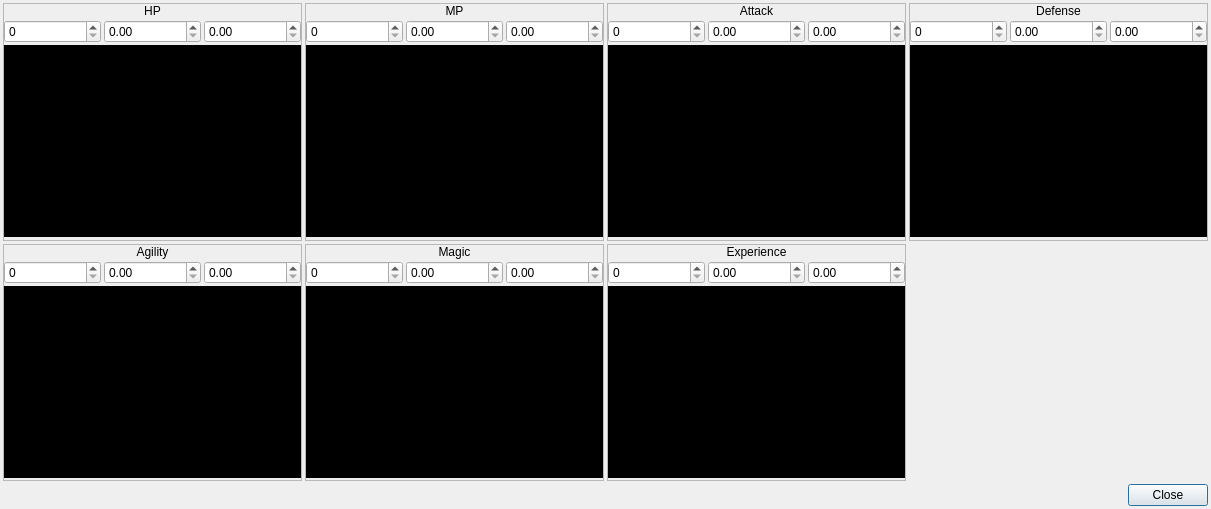
<?xml version="1.0" encoding="UTF-8"?>
<ui version="4.0">
 <class>StatsEditor</class>
 <widget class="QDialog" name="StatsEditor">
  <property name="geometry">
   <rect>
    <x>0</x>
    <y>0</y>
    <width>1211</width>
    <height>509</height>
   </rect>
  </property>
  <property name="windowTitle">
   <string>Stats Editor</string>
  </property>
  <property name="styleSheet">
   <string notr="true">.QFrame
{
	border: 1px solid palette(text);
}

.QFrame&gt;QLabel
{
	background-color: palette(text);
	color: palette(window);
}</string>
  </property>
  <layout class="QGridLayout" name="gridLayout">
   <property name="leftMargin">
    <number>3</number>
   </property>
   <property name="topMargin">
    <number>3</number>
   </property>
   <property name="rightMargin">
    <number>3</number>
   </property>
   <property name="bottomMargin">
    <number>3</number>
   </property>
   <property name="spacing">
    <number>3</number>
   </property>
   <item row="0" column="0">
    <widget class="QFrame" name="frame">
     <property name="frameShape">
      <enum>QFrame::StyledPanel</enum>
     </property>
     <property name="frameShadow">
      <enum>QFrame::Raised</enum>
     </property>
     <layout class="QVBoxLayout" name="verticalLayout">
      <property name="spacing">
       <number>0</number>
      </property>
      <property name="leftMargin">
       <number>0</number>
      </property>
      <property name="topMargin">
       <number>0</number>
      </property>
      <property name="rightMargin">
       <number>0</number>
      </property>
      <property name="bottomMargin">
       <number>0</number>
      </property>
      <item>
       <widget class="QLabel" name="label">
        <property name="sizePolicy">
         <sizepolicy hsizetype="Preferred" vsizetype="Fixed">
          <horstretch>0</horstretch>
          <verstretch>0</verstretch>
         </sizepolicy>
        </property>
        <property name="text">
         <string>HP</string>
        </property>
        <property name="alignment">
         <set>Qt::AlignCenter</set>
        </property>
       </widget>
      </item>
      <item>
       <widget class="QWidget" name="widget" native="true">
        <layout class="QVBoxLayout" name="verticalLayout_2">
         <property name="spacing">
          <number>0</number>
         </property>
         <property name="leftMargin">
          <number>0</number>
         </property>
         <property name="topMargin">
          <number>0</number>
         </property>
         <property name="rightMargin">
          <number>0</number>
         </property>
         <property name="bottomMargin">
          <number>0</number>
         </property>
         <item>
          <widget class="QWidget" name="widget_2" native="true">
           <property name="sizePolicy">
            <sizepolicy hsizetype="Preferred" vsizetype="Fixed">
             <horstretch>0</horstretch>
             <verstretch>0</verstretch>
            </sizepolicy>
           </property>
           <layout class="QHBoxLayout" name="horizontalLayout">
            <property name="spacing">
             <number>3</number>
            </property>
            <property name="leftMargin">
             <number>0</number>
            </property>
            <property name="topMargin">
             <number>0</number>
            </property>
            <property name="rightMargin">
             <number>0</number>
            </property>
            <property name="bottomMargin">
             <number>0</number>
            </property>
            <item>
             <widget class="QSpinBox" name="numHPStart">
              <property name="maximum">
               <number>255</number>
              </property>
             </widget>
            </item>
            <item>
             <widget class="QDoubleSpinBox" name="dblHPBase">
              <property name="maximum">
               <double>9.990000000000000</double>
              </property>
             </widget>
            </item>
            <item>
             <widget class="QDoubleSpinBox" name="dblHPExp">
              <property name="maximum">
               <double>9.990000000000000</double>
              </property>
             </widget>
            </item>
           </layout>
          </widget>
         </item>
         <item>
          <widget class="ImageView" name="imgHP">
           <property name="minimumSize">
            <size>
             <width>297</width>
             <height>192</height>
            </size>
           </property>
           <property name="maximumSize">
            <size>
             <width>297</width>
             <height>192</height>
            </size>
           </property>
           <property name="styleSheet">
            <string notr="true">background: black;</string>
           </property>
           <property name="text">
            <string/>
           </property>
          </widget>
         </item>
        </layout>
       </widget>
      </item>
     </layout>
    </widget>
   </item>
   <item row="0" column="1">
    <widget class="QFrame" name="frame_2">
     <property name="frameShape">
      <enum>QFrame::StyledPanel</enum>
     </property>
     <property name="frameShadow">
      <enum>QFrame::Raised</enum>
     </property>
     <layout class="QVBoxLayout" name="verticalLayout_3">
      <property name="spacing">
       <number>0</number>
      </property>
      <property name="leftMargin">
       <number>0</number>
      </property>
      <property name="topMargin">
       <number>0</number>
      </property>
      <property name="rightMargin">
       <number>0</number>
      </property>
      <property name="bottomMargin">
       <number>0</number>
      </property>
      <item>
       <widget class="QLabel" name="label_3">
        <property name="sizePolicy">
         <sizepolicy hsizetype="Preferred" vsizetype="Fixed">
          <horstretch>0</horstretch>
          <verstretch>0</verstretch>
         </sizepolicy>
        </property>
        <property name="text">
         <string>MP</string>
        </property>
        <property name="alignment">
         <set>Qt::AlignCenter</set>
        </property>
       </widget>
      </item>
      <item>
       <widget class="QWidget" name="widget_3" native="true">
        <layout class="QVBoxLayout" name="verticalLayout_4">
         <property name="spacing">
          <number>0</number>
         </property>
         <property name="leftMargin">
          <number>0</number>
         </property>
         <property name="topMargin">
          <number>0</number>
         </property>
         <property name="rightMargin">
          <number>0</number>
         </property>
         <property name="bottomMargin">
          <number>0</number>
         </property>
         <item>
          <widget class="QWidget" name="widget_4" native="true">
           <property name="sizePolicy">
            <sizepolicy hsizetype="Preferred" vsizetype="Fixed">
             <horstretch>0</horstretch>
             <verstretch>0</verstretch>
            </sizepolicy>
           </property>
           <layout class="QHBoxLayout" name="horizontalLayout_2">
            <property name="spacing">
             <number>3</number>
            </property>
            <property name="leftMargin">
             <number>0</number>
            </property>
            <property name="topMargin">
             <number>0</number>
            </property>
            <property name="rightMargin">
             <number>0</number>
            </property>
            <property name="bottomMargin">
             <number>0</number>
            </property>
            <item>
             <widget class="QSpinBox" name="numMPStart">
              <property name="maximum">
               <number>255</number>
              </property>
             </widget>
            </item>
            <item>
             <widget class="QDoubleSpinBox" name="dblMPBase">
              <property name="maximum">
               <double>9.990000000000000</double>
              </property>
             </widget>
            </item>
            <item>
             <widget class="QDoubleSpinBox" name="dblMPExp">
              <property name="maximum">
               <double>9.990000000000000</double>
              </property>
             </widget>
            </item>
           </layout>
          </widget>
         </item>
         <item>
          <widget class="ImageView" name="imgMP">
           <property name="minimumSize">
            <size>
             <width>297</width>
             <height>192</height>
            </size>
           </property>
           <property name="maximumSize">
            <size>
             <width>297</width>
             <height>192</height>
            </size>
           </property>
           <property name="styleSheet">
            <string notr="true">background: black;</string>
           </property>
           <property name="text">
            <string/>
           </property>
          </widget>
         </item>
        </layout>
       </widget>
      </item>
     </layout>
    </widget>
   </item>
   <item row="0" column="2">
    <widget class="QFrame" name="frame_3">
     <property name="frameShape">
      <enum>QFrame::StyledPanel</enum>
     </property>
     <property name="frameShadow">
      <enum>QFrame::Raised</enum>
     </property>
     <layout class="QVBoxLayout" name="verticalLayout_5">
      <property name="spacing">
       <number>0</number>
      </property>
      <property name="leftMargin">
       <number>0</number>
      </property>
      <property name="topMargin">
       <number>0</number>
      </property>
      <property name="rightMargin">
       <number>0</number>
      </property>
      <property name="bottomMargin">
       <number>0</number>
      </property>
      <item>
       <widget class="QLabel" name="label_5">
        <property name="sizePolicy">
         <sizepolicy hsizetype="Preferred" vsizetype="Fixed">
          <horstretch>0</horstretch>
          <verstretch>0</verstretch>
         </sizepolicy>
        </property>
        <property name="text">
         <string>Attack</string>
        </property>
        <property name="alignment">
         <set>Qt::AlignCenter</set>
        </property>
       </widget>
      </item>
      <item>
       <widget class="QWidget" name="widget_5" native="true">
        <layout class="QVBoxLayout" name="verticalLayout_6">
         <property name="spacing">
          <number>0</number>
         </property>
         <property name="leftMargin">
          <number>0</number>
         </property>
         <property name="topMargin">
          <number>0</number>
         </property>
         <property name="rightMargin">
          <number>0</number>
         </property>
         <property name="bottomMargin">
          <number>0</number>
         </property>
         <item>
          <widget class="QWidget" name="widget_6" native="true">
           <property name="sizePolicy">
            <sizepolicy hsizetype="Preferred" vsizetype="Fixed">
             <horstretch>0</horstretch>
             <verstretch>0</verstretch>
            </sizepolicy>
           </property>
           <layout class="QHBoxLayout" name="horizontalLayout_3">
            <property name="spacing">
             <number>3</number>
            </property>
            <property name="leftMargin">
             <number>0</number>
            </property>
            <property name="topMargin">
             <number>0</number>
            </property>
            <property name="rightMargin">
             <number>0</number>
            </property>
            <property name="bottomMargin">
             <number>0</number>
            </property>
            <item>
             <widget class="QSpinBox" name="numAttackStart">
              <property name="maximum">
               <number>255</number>
              </property>
             </widget>
            </item>
            <item>
             <widget class="QDoubleSpinBox" name="dblAttackBase">
              <property name="maximum">
               <double>9.990000000000000</double>
              </property>
             </widget>
            </item>
            <item>
             <widget class="QDoubleSpinBox" name="dblAttackExp">
              <property name="maximum">
               <double>9.990000000000000</double>
              </property>
             </widget>
            </item>
           </layout>
          </widget>
         </item>
         <item>
          <widget class="ImageView" name="imgAttack">
           <property name="minimumSize">
            <size>
             <width>297</width>
             <height>192</height>
            </size>
           </property>
           <property name="maximumSize">
            <size>
             <width>297</width>
             <height>192</height>
            </size>
           </property>
           <property name="styleSheet">
            <string notr="true">background: black;</string>
           </property>
           <property name="text">
            <string/>
           </property>
          </widget>
         </item>
        </layout>
       </widget>
      </item>
     </layout>
    </widget>
   </item>
   <item row="0" column="3">
    <widget class="QFrame" name="frame_4">
     <property name="frameShape">
      <enum>QFrame::StyledPanel</enum>
     </property>
     <property name="frameShadow">
      <enum>QFrame::Raised</enum>
     </property>
     <layout class="QVBoxLayout" name="verticalLayout_7">
      <property name="spacing">
       <number>0</number>
      </property>
      <property name="leftMargin">
       <number>0</number>
      </property>
      <property name="topMargin">
       <number>0</number>
      </property>
      <property name="rightMargin">
       <number>0</number>
      </property>
      <property name="bottomMargin">
       <number>0</number>
      </property>
      <item>
       <widget class="QLabel" name="label_7">
        <property name="sizePolicy">
         <sizepolicy hsizetype="Preferred" vsizetype="Fixed">
          <horstretch>0</horstretch>
          <verstretch>0</verstretch>
         </sizepolicy>
        </property>
        <property name="text">
         <string>Defense</string>
        </property>
        <property name="alignment">
         <set>Qt::AlignCenter</set>
        </property>
       </widget>
      </item>
      <item>
       <widget class="QWidget" name="widget_7" native="true">
        <layout class="QVBoxLayout" name="verticalLayout_8">
         <property name="spacing">
          <number>0</number>
         </property>
         <property name="leftMargin">
          <number>0</number>
         </property>
         <property name="topMargin">
          <number>0</number>
         </property>
         <property name="rightMargin">
          <number>0</number>
         </property>
         <property name="bottomMargin">
          <number>0</number>
         </property>
         <item>
          <widget class="QWidget" name="widget_8" native="true">
           <property name="sizePolicy">
            <sizepolicy hsizetype="Preferred" vsizetype="Fixed">
             <horstretch>0</horstretch>
             <verstretch>0</verstretch>
            </sizepolicy>
           </property>
           <layout class="QHBoxLayout" name="horizontalLayout_4">
            <property name="spacing">
             <number>3</number>
            </property>
            <property name="leftMargin">
             <number>0</number>
            </property>
            <property name="topMargin">
             <number>0</number>
            </property>
            <property name="rightMargin">
             <number>0</number>
            </property>
            <property name="bottomMargin">
             <number>0</number>
            </property>
            <item>
             <widget class="QSpinBox" name="numDefenseStart">
              <property name="maximum">
               <number>255</number>
              </property>
             </widget>
            </item>
            <item>
             <widget class="QDoubleSpinBox" name="dblDefenseBase">
              <property name="maximum">
               <double>9.990000000000000</double>
              </property>
             </widget>
            </item>
            <item>
             <widget class="QDoubleSpinBox" name="dblDefenseExp">
              <property name="maximum">
               <double>9.990000000000000</double>
              </property>
             </widget>
            </item>
           </layout>
          </widget>
         </item>
         <item>
          <widget class="ImageView" name="imgDefense">
           <property name="minimumSize">
            <size>
             <width>297</width>
             <height>192</height>
            </size>
           </property>
           <property name="maximumSize">
            <size>
             <width>297</width>
             <height>192</height>
            </size>
           </property>
           <property name="styleSheet">
            <string notr="true">background: black;</string>
           </property>
           <property name="text">
            <string/>
           </property>
          </widget>
         </item>
        </layout>
       </widget>
      </item>
     </layout>
    </widget>
   </item>
   <item row="1" column="0">
    <widget class="QFrame" name="frame_5">
     <property name="frameShape">
      <enum>QFrame::StyledPanel</enum>
     </property>
     <property name="frameShadow">
      <enum>QFrame::Raised</enum>
     </property>
     <layout class="QVBoxLayout" name="verticalLayout_13">
      <property name="spacing">
       <number>0</number>
      </property>
      <property name="leftMargin">
       <number>0</number>
      </property>
      <property name="topMargin">
       <number>0</number>
      </property>
      <property name="rightMargin">
       <number>0</number>
      </property>
      <property name="bottomMargin">
       <number>0</number>
      </property>
      <item>
       <widget class="QLabel" name="label_13">
        <property name="sizePolicy">
         <sizepolicy hsizetype="Preferred" vsizetype="Fixed">
          <horstretch>0</horstretch>
          <verstretch>0</verstretch>
         </sizepolicy>
        </property>
        <property name="text">
         <string>Agility</string>
        </property>
        <property name="alignment">
         <set>Qt::AlignCenter</set>
        </property>
       </widget>
      </item>
      <item>
       <widget class="QWidget" name="widget_13" native="true">
        <layout class="QVBoxLayout" name="verticalLayout_14">
         <property name="spacing">
          <number>0</number>
         </property>
         <property name="leftMargin">
          <number>0</number>
         </property>
         <property name="topMargin">
          <number>0</number>
         </property>
         <property name="rightMargin">
          <number>0</number>
         </property>
         <property name="bottomMargin">
          <number>0</number>
         </property>
         <item>
          <widget class="QWidget" name="widget_14" native="true">
           <property name="sizePolicy">
            <sizepolicy hsizetype="Preferred" vsizetype="Fixed">
             <horstretch>0</horstretch>
             <verstretch>0</verstretch>
            </sizepolicy>
           </property>
           <layout class="QHBoxLayout" name="horizontalLayout_7">
            <property name="spacing">
             <number>3</number>
            </property>
            <property name="leftMargin">
             <number>0</number>
            </property>
            <property name="topMargin">
             <number>0</number>
            </property>
            <property name="rightMargin">
             <number>0</number>
            </property>
            <property name="bottomMargin">
             <number>0</number>
            </property>
            <item>
             <widget class="QSpinBox" name="numAgilityStart">
              <property name="maximum">
               <number>255</number>
              </property>
             </widget>
            </item>
            <item>
             <widget class="QDoubleSpinBox" name="dblAgilityBase">
              <property name="maximum">
               <double>9.990000000000000</double>
              </property>
             </widget>
            </item>
            <item>
             <widget class="QDoubleSpinBox" name="dblAgilityExp">
              <property name="maximum">
               <double>9.990000000000000</double>
              </property>
             </widget>
            </item>
           </layout>
          </widget>
         </item>
         <item>
          <widget class="ImageView" name="imgAgility">
           <property name="minimumSize">
            <size>
             <width>297</width>
             <height>192</height>
            </size>
           </property>
           <property name="maximumSize">
            <size>
             <width>297</width>
             <height>192</height>
            </size>
           </property>
           <property name="styleSheet">
            <string notr="true">background: black;</string>
           </property>
           <property name="text">
            <string/>
           </property>
          </widget>
         </item>
        </layout>
       </widget>
      </item>
     </layout>
    </widget>
   </item>
   <item row="1" column="1">
    <widget class="QFrame" name="frame_6">
     <property name="frameShape">
      <enum>QFrame::StyledPanel</enum>
     </property>
     <property name="frameShadow">
      <enum>QFrame::Raised</enum>
     </property>
     <layout class="QVBoxLayout" name="verticalLayout_15">
      <property name="spacing">
       <number>0</number>
      </property>
      <property name="leftMargin">
       <number>0</number>
      </property>
      <property name="topMargin">
       <number>0</number>
      </property>
      <property name="rightMargin">
       <number>0</number>
      </property>
      <property name="bottomMargin">
       <number>0</number>
      </property>
      <item>
       <widget class="QLabel" name="label_15">
        <property name="sizePolicy">
         <sizepolicy hsizetype="Preferred" vsizetype="Fixed">
          <horstretch>0</horstretch>
          <verstretch>0</verstretch>
         </sizepolicy>
        </property>
        <property name="text">
         <string>Magic</string>
        </property>
        <property name="alignment">
         <set>Qt::AlignCenter</set>
        </property>
       </widget>
      </item>
      <item>
       <widget class="QWidget" name="widget_15" native="true">
        <layout class="QVBoxLayout" name="verticalLayout_16">
         <property name="spacing">
          <number>0</number>
         </property>
         <property name="leftMargin">
          <number>0</number>
         </property>
         <property name="topMargin">
          <number>0</number>
         </property>
         <property name="rightMargin">
          <number>0</number>
         </property>
         <property name="bottomMargin">
          <number>0</number>
         </property>
         <item>
          <widget class="QWidget" name="widget_16" native="true">
           <property name="sizePolicy">
            <sizepolicy hsizetype="Preferred" vsizetype="Fixed">
             <horstretch>0</horstretch>
             <verstretch>0</verstretch>
            </sizepolicy>
           </property>
           <layout class="QHBoxLayout" name="horizontalLayout_8">
            <property name="spacing">
             <number>3</number>
            </property>
            <property name="leftMargin">
             <number>0</number>
            </property>
            <property name="topMargin">
             <number>0</number>
            </property>
            <property name="rightMargin">
             <number>0</number>
            </property>
            <property name="bottomMargin">
             <number>0</number>
            </property>
            <item>
             <widget class="QSpinBox" name="numMagicStart">
              <property name="maximum">
               <number>255</number>
              </property>
             </widget>
            </item>
            <item>
             <widget class="QDoubleSpinBox" name="dblMagicBase">
              <property name="maximum">
               <double>9.990000000000000</double>
              </property>
             </widget>
            </item>
            <item>
             <widget class="QDoubleSpinBox" name="dblMagicExp">
              <property name="maximum">
               <double>9.990000000000000</double>
              </property>
             </widget>
            </item>
           </layout>
          </widget>
         </item>
         <item>
          <widget class="ImageView" name="imgMagic">
           <property name="minimumSize">
            <size>
             <width>297</width>
             <height>192</height>
            </size>
           </property>
           <property name="maximumSize">
            <size>
             <width>297</width>
             <height>192</height>
            </size>
           </property>
           <property name="styleSheet">
            <string notr="true">background: black;</string>
           </property>
           <property name="text">
            <string/>
           </property>
          </widget>
         </item>
        </layout>
       </widget>
      </item>
     </layout>
    </widget>
   </item>
   <item row="1" column="2">
    <widget class="QFrame" name="frame_7">
     <property name="frameShape">
      <enum>QFrame::StyledPanel</enum>
     </property>
     <property name="frameShadow">
      <enum>QFrame::Raised</enum>
     </property>
     <layout class="QVBoxLayout" name="verticalLayout_17">
      <property name="spacing">
       <number>0</number>
      </property>
      <property name="leftMargin">
       <number>0</number>
      </property>
      <property name="topMargin">
       <number>0</number>
      </property>
      <property name="rightMargin">
       <number>0</number>
      </property>
      <property name="bottomMargin">
       <number>0</number>
      </property>
      <item>
       <widget class="QLabel" name="label_17">
        <property name="sizePolicy">
         <sizepolicy hsizetype="Preferred" vsizetype="Fixed">
          <horstretch>0</horstretch>
          <verstretch>0</verstretch>
         </sizepolicy>
        </property>
        <property name="text">
         <string>Experience</string>
        </property>
        <property name="alignment">
         <set>Qt::AlignCenter</set>
        </property>
       </widget>
      </item>
      <item>
       <widget class="QWidget" name="widget_17" native="true">
        <layout class="QVBoxLayout" name="verticalLayout_18">
         <property name="spacing">
          <number>0</number>
         </property>
         <property name="leftMargin">
          <number>0</number>
         </property>
         <property name="topMargin">
          <number>0</number>
         </property>
         <property name="rightMargin">
          <number>0</number>
         </property>
         <property name="bottomMargin">
          <number>0</number>
         </property>
         <item>
          <widget class="QWidget" name="widget_18" native="true">
           <property name="sizePolicy">
            <sizepolicy hsizetype="Preferred" vsizetype="Fixed">
             <horstretch>0</horstretch>
             <verstretch>0</verstretch>
            </sizepolicy>
           </property>
           <layout class="QHBoxLayout" name="horizontalLayout_9">
            <property name="spacing">
             <number>3</number>
            </property>
            <property name="leftMargin">
             <number>0</number>
            </property>
            <property name="topMargin">
             <number>0</number>
            </property>
            <property name="rightMargin">
             <number>0</number>
            </property>
            <property name="bottomMargin">
             <number>0</number>
            </property>
            <item>
             <widget class="QSpinBox" name="numExperienceStart">
              <property name="maximum">
               <number>255</number>
              </property>
             </widget>
            </item>
            <item>
             <widget class="QDoubleSpinBox" name="dblExperienceBase">
              <property name="maximum">
               <double>9.990000000000000</double>
              </property>
             </widget>
            </item>
            <item>
             <widget class="QDoubleSpinBox" name="dblExperienceExp">
              <property name="maximum">
               <double>9.990000000000000</double>
              </property>
             </widget>
            </item>
           </layout>
          </widget>
         </item>
         <item>
          <widget class="ImageView" name="imgExperience">
           <property name="minimumSize">
            <size>
             <width>297</width>
             <height>192</height>
            </size>
           </property>
           <property name="maximumSize">
            <size>
             <width>297</width>
             <height>192</height>
            </size>
           </property>
           <property name="styleSheet">
            <string notr="true">background: black;</string>
           </property>
           <property name="text">
            <string/>
           </property>
          </widget>
         </item>
        </layout>
       </widget>
      </item>
     </layout>
    </widget>
   </item>
   <item row="2" column="2" colspan="2">
    <widget class="QDialogButtonBox" name="buttonBox">
     <property name="orientation">
      <enum>Qt::Horizontal</enum>
     </property>
     <property name="standardButtons">
      <set>QDialogButtonBox::Close</set>
     </property>
    </widget>
   </item>
  </layout>
 </widget>
 <customwidgets>
  <customwidget>
   <class>ImageView</class>
   <extends>QLabel</extends>
   <header>imageview.h</header>
  </customwidget>
 </customwidgets>
 <resources/>
 <connections>
  <connection>
   <sender>buttonBox</sender>
   <signal>accepted()</signal>
   <receiver>StatsEditor</receiver>
   <slot>accept()</slot>
   <hints>
    <hint type="sourcelabel">
     <x>248</x>
     <y>254</y>
    </hint>
    <hint type="destinationlabel">
     <x>157</x>
     <y>274</y>
    </hint>
   </hints>
  </connection>
  <connection>
   <sender>buttonBox</sender>
   <signal>rejected()</signal>
   <receiver>StatsEditor</receiver>
   <slot>reject()</slot>
   <hints>
    <hint type="sourcelabel">
     <x>316</x>
     <y>260</y>
    </hint>
    <hint type="destinationlabel">
     <x>286</x>
     <y>274</y>
    </hint>
   </hints>
  </connection>
 </connections>
</ui>
